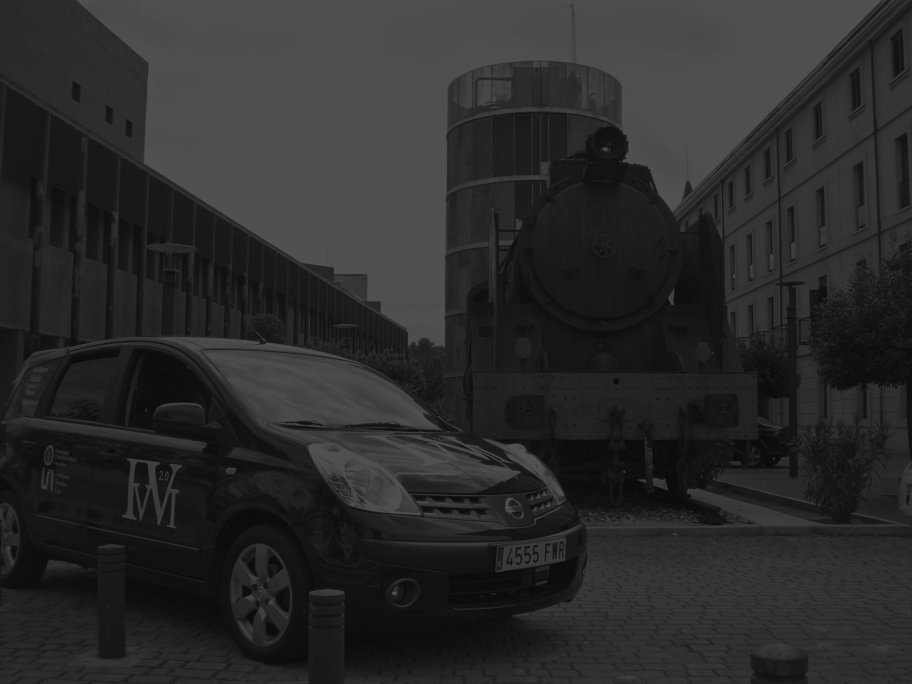
//> input picture 11-Contraste/ivvi_low_contrast.jpg, 912 x 684 px
$ ./Contraste   (built with g++ and OpenCV 4)
//> lines starting //> are read from the running program, lines starting //| are printed output that depends on the picture
#include <stdio.h>
#include <opencv2/opencv.hpp>

using namespace std;
using namespace cv;

int main()
{
	//Nombre de la imagen que se va a cargar
	char NombreImagen[] = "ivvi_low_contrast.jpg";
	Mat original_img, equaliz_img;

	//Cargamos la imagen y se comprueba que lo ha hecho correctamente
	original_img = cv::imread(NombreImagen, CV_LOAD_IMAGE_GRAYSCALE);
//> original_img is the input picture: 684 rows x 912 cols, CV_8UC1; min 3, max 91, mean 42.7
	if (!original_img.data) {
		cout << "Error al cargar la imagen: " << NombreImagen << endl;
		exit(1);
	}

	//Variables para el histograma
	int histSize = 256;
	/// el rango del nivel del gris 0-255
	float range[] = { 0, 256 };
	const float* histRange = { range };

	/// imagen del histograma
	int hist_w = 512; int hist_h = 400;
	int bin_w = cvRound((double)hist_w / histSize);
	Mat histImage(hist_h, hist_w, CV_8UC3, Scalar(0, 0, 0));
	Mat equalizedHistImage(hist_h, hist_w, CV_8UC3, Scalar(0, 0, 0));

	//calcular el histograma
	Mat original_hist, normalized_hist, equalized_hist, equalized_normalized_hist;
	calcHist(&original_img, 1, 0, Mat(), original_hist, 1, &histSize, &histRange, true, false);
//> original_hist = 256 values, max 84218 at index 79, min 0 at index 0, mean 2436.8

	// Mostrar los valores del histograma de la imagen original

	cout << "Original histogram" << endl;
	for (int h = 0; h < histSize; h++)
	{
		float binVal = original_hist.at<float>(h);
		cout << " " << binVal;
	}
//> this loop made 256 passes
//> binVal on passes 1 to 3: 0, 0, 0
//|  0 0 0 1 0 2 3 14
//> (output is shown up to pass 8 of 256)
	cout << endl;

	/// Normalizar el resultado a [ 0, histImage.rows ]
	normalize(original_hist, normalized_hist, 0, histImage.rows, NORM_MINMAX, -1, Mat());
//> normalized_hist = 256 values, max 400 at index 79, min 0 at index 0, mean 11.57

	// Mostrar los valores
	cout << "Normalized histogram" << endl;
	for (int h = 0; h < histSize; h++)
	{
		float binVal = normalized_hist.at<float>(h);
		cout << " " << binVal;
	}
//> this loop made 256 passes
//|  0 0 0 0.00474958 0 0.00949916 0.0142487 0.0664941
//> (output is shown up to pass 8 of 256)
	cout << endl;

	// Equalize histogram from a grayscale image
	equalizeHist(original_img, equaliz_img);
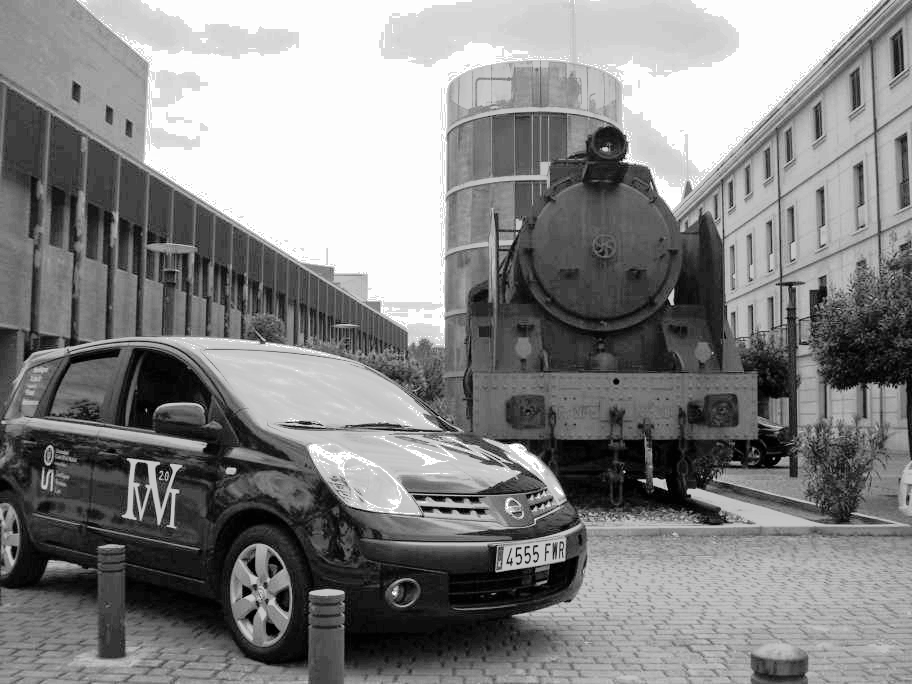
//> equaliz_img: 684 rows x 912 cols, CV_8UC1; min 0, max 255, mean 131.8
	calcHist(&equaliz_img, 1, 0, Mat(), equalized_hist, 1, &histSize, &histRange, true, false);
//> equalized_hist = 256 values, max 84218 at index 253, min 0 at index 3, mean 2436.8

	// Mostrar los valores
	cout << "Equalized histogram" << endl;
	for (int h = 0; h < histSize; h++)
	{
		float binVal = equalized_hist.at<float>(h);
		cout << " " << binVal;
	}
//> this loop made 256 passes
//> binVal on passes 1 to 3: 405, 1061, 3836
//|  405 1061 3836 0 5335 0 0 0
//> (output is shown up to pass 8 of 256)
	cout << endl;

	// Normalizar el histograma ecualizado
	normalize(equalized_hist, equalized_normalized_hist, 0, histImage.rows, NORM_MINMAX, -1, Mat());
//> equalized_normalized_hist = 256 values, max 400 at index 253, min 0 at index 3, mean 11.57

	// Mostrar los valores
	cout << "Equalized normalized histogram" << endl;
	for (int h = 0; h < histSize; h++)
	{
		float binVal = equalized_normalized_hist.at<float>(h);
		cout << " " << binVal;
	}
//> this loop made 256 passes
//> binVal on passes 1 to 3: 1.92, 5.04, 18.22
//|  1.92358 5.0393 18.2194 0 25.339 0 0 0
//> (output is shown up to pass 8 of 256)
	cout << endl;

	/// dibujar los histogramas
	for (int i = 1; i < histSize; i++)
	{
		//	Line of width 2 (bin_w = 512 width / 256 gray scale values) filled
		line(histImage,
			Point(bin_w*(i), hist_w),
			Point(bin_w*(i), hist_h - cvRound(normalized_hist.at<float>(i))),
			Scalar(255, 0, 0), bin_w, 8, 0);

		line(equalizedHistImage,
			Point(bin_w*(i), hist_w),
			Point(bin_w*(i), hist_h - cvRound(equalized_normalized_hist.at<float>(i))),
			Scalar(0, 255, 0), bin_w, 8, 0);
	}
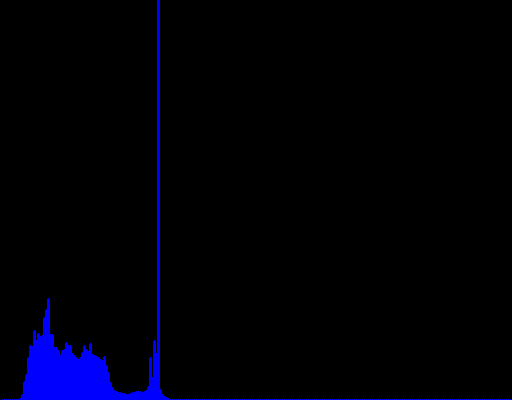
//> histImage: 400 rows x 512 cols, CV_8UC3; mean B, G, R 8.4, 0, 0
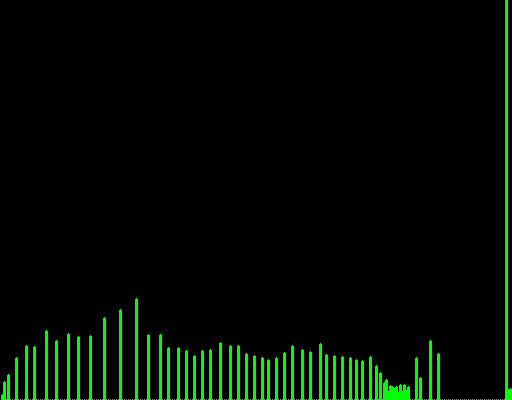
//> equalizedHistImage: 400 rows x 512 cols, CV_8UC3; mean B, G, R 0, 11.2, 0

	//Mostrar las imagens
	namedWindow("Original picture", CV_WINDOW_AUTOSIZE);
	namedWindow("Equalized picture", CV_WINDOW_AUTOSIZE);
	namedWindow("Original histogram", CV_WINDOW_AUTOSIZE);
	namedWindow("Equalized histogram", CV_WINDOW_AUTOSIZE);

	imshow("Original picture", original_img);
	imshow("Equalized picture", equaliz_img);
	imshow("Original histogram", histImage);
	imshow("Equalized histogram", equalizedHistImage);

	waitKey(0);
	return 0;
}
